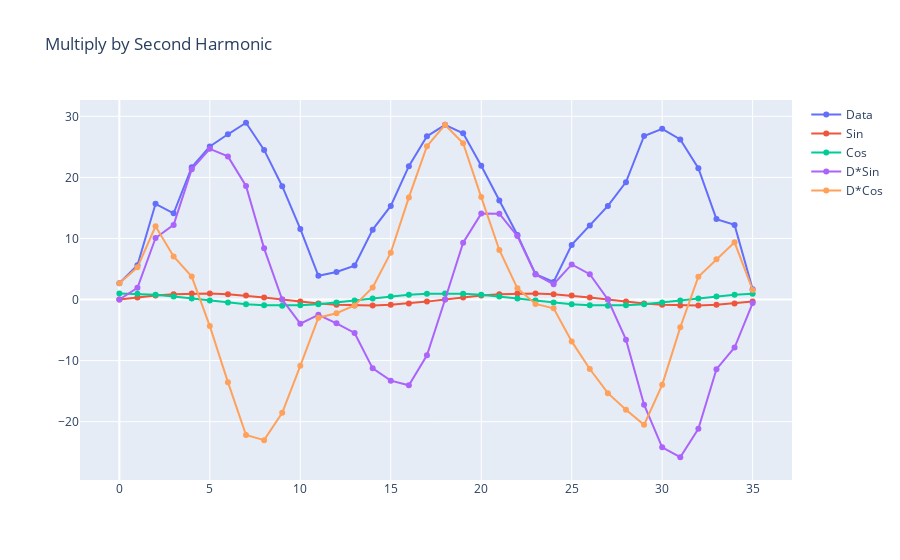

The notebook cell this image was saved under:
### Code cell
harm2sin = np.sin(2*np.pi* 2 * okci/36)
harm2cos = np.cos(2*np.pi* 2 * okci/36)

# Create a trace
trace2sin = go.Scatter(
    x = okci,
    y = harm2sin,
    mode = 'lines+markers',
    name = 'Sin'
)
trace2cos = go.Scatter(
    x = okci,
    y = harm2cos,
    mode = 'lines+markers',
    name = 'Cos'
)

p2sin = harm2sin * temps
p2cos = harm2cos * temps

trace2psin = go.Scatter(
    x = okci,
    y = p2sin,
    mode = 'lines+markers',
    name = 'D*Sin'
)
trace2pcos = go.Scatter(
    x = okci,
    y = p2cos,
    mode = 'lines+markers',
    name = 'D*Cos'
)
fig = go.Figure(
    data=[tracedata, trace2sin, trace2cos, trace2psin, trace2pcos],
    layout_title_text="Multiply by Second Harmonic"
)
print("Integral of sin product:", np.sum(p2sin), " and cos product:", np.sum(p2cos))
print("Total power:", np.sqrt(np.sum(p2sin)**2 + np.sum(p2cos)**2))
fig.show()

### Figure 1 — Plotly figure (JSON) as saved in the notebook; plotly's stock layout.template omitted (floating-point values rounded to 4 significant figures)
{"data": [{"mode": "lines+markers", "name": "Data", "type": "scatter", "x": [0, 1, 2, 3, 4, 5, 6, 7, 8, 9, 10, 11, 12, 13, 14, 15, 16, 17, 18, 19, 20, 21, 22, 23, 24, 25, 26, 27, 28, 29, 30, 31, 32, 33, 34, 35], "y": [2.667, 5.611, 15.67, 14.11, 21.67, 25.06, 27.06, 28.94, 24.5, 18.56, 11.56, 3.889, 4.5, 5.556, 11.44, 15.33, 21.83, 26.72, 28.61, 27.22, 21.89, 16.22, 10.56, 4.167, 2.889, 8.944, 12.11, 15.33, 19.22, 26.78, 27.94, 26.22, 21.5, 13.17, 12.22, 1.667]}, {"mode": "lines+markers", "name": "Sin", "type": "scatter", "x": [0, 1, 2, 3, 4, 5, 6, 7, 8, 9, 10, 11, 12, 13, 14, 15, 16, 17, 18, 19, 20, 21, 22, 23, 24, 25, 26, 27, 28, 29, 30, 31, 32, 33, 34, 35], "y": [0, 0.342, 0.6428, 0.866, 0.9848, 0.9848, 0.866, 0.6428, 0.342, 1.225e-16, -0.342, -0.6428, -0.866, -0.9848, -0.9848, -0.866, -0.6428, -0.342, -2.449e-16, 0.342, 0.6428, 0.866, 0.9848, 0.9848, 0.866, 0.6428, 0.342, 3.674e-16, -0.342, -0.6428, -0.866, -0.9848, -0.9848, -0.866, -0.6428, -0.342]}, {"mode": "lines+markers", "name": "Cos", "type": "scatter", "x": [0, 1, 2, 3, 4, 5, 6, 7, 8, 9, 10, 11, 12, 13, 14, 15, 16, 17, 18, 19, 20, 21, 22, 23, 24, 25, 26, 27, 28, 29, 30, 31, 32, 33, 34, 35], "y": [1, 0.9397, 0.766, 0.5, 0.1736, -0.1736, -0.5, -0.766, -0.9397, -1, -0.9397, -0.766, -0.5, -0.1736, 0.1736, 0.5, 0.766, 0.9397, 1, 0.9397, 0.766, 0.5, 0.1736, -0.1736, -0.5, -0.766, -0.9397, -1, -0.9397, -0.766, -0.5, -0.1736, 0.1736, 0.5, 0.766, 0.9397]}, {"mode": "lines+markers", "name": "D*Sin", "type": "scatter", "x": [0, 1, 2, 3, 4, 5, 6, 7, 8, 9, 10, 11, 12, 13, 14, 15, 16, 17, 18, 19, 20, 21, 22, 23, 24, 25, 26, 27, 28, 29, 30, 31, 32, 33, 34, 35], "y": [0, 1.919, 10.07, 12.22, 21.34, 24.67, 23.43, 18.61, 8.379, 2.272e-15, -3.952, -2.5, -3.897, -5.471, -11.27, -13.28, -14.03, -9.14, -7.008e-15, 9.311, 14.07, 14.05, 10.4, 4.103, 2.502, 5.749, 4.142, 5.633e-15, -6.574, -17.21, -24.2, -25.82, -21.17, -11.4, -7.856, -0.57]}, {"mode": "lines+markers", "name": "D*Cos", "type": "scatter", "x": [0, 1, 2, 3, 4, 5, 6, 7, 8, 9, 10, 11, 12, 13, 14, 15, 16, 17, 18, 19, 20, 21, 22, 23, 24, 25, 26, 27, 28, 29, 30, 31, 32, 33, 34, 35], "y": [2.667, 5.273, 12.0, 7.056, 3.762, -4.351, -13.53, -22.17, -23.02, -18.56, -10.86, -2.979, -2.25, -0.9647, 1.987, 7.667, 16.73, 25.11, 28.61, 25.58, 16.77, 8.111, 1.833, -0.7235, -1.444, -6.852, -11.38, -15.33, -18.06, -20.51, -13.97, -4.553, 3.733, 6.583, 9.363, 1.566]}], "layout": {"autosize": true, "title": {"text": "Multiply by Second Harmonic"}, "xaxis": {"autorange": true, "range": [-2.114, 37.11], "type": "linear"}, "yaxis": {"autorange": true, "range": [-29.84, 32.96], "type": "linear"}}}
